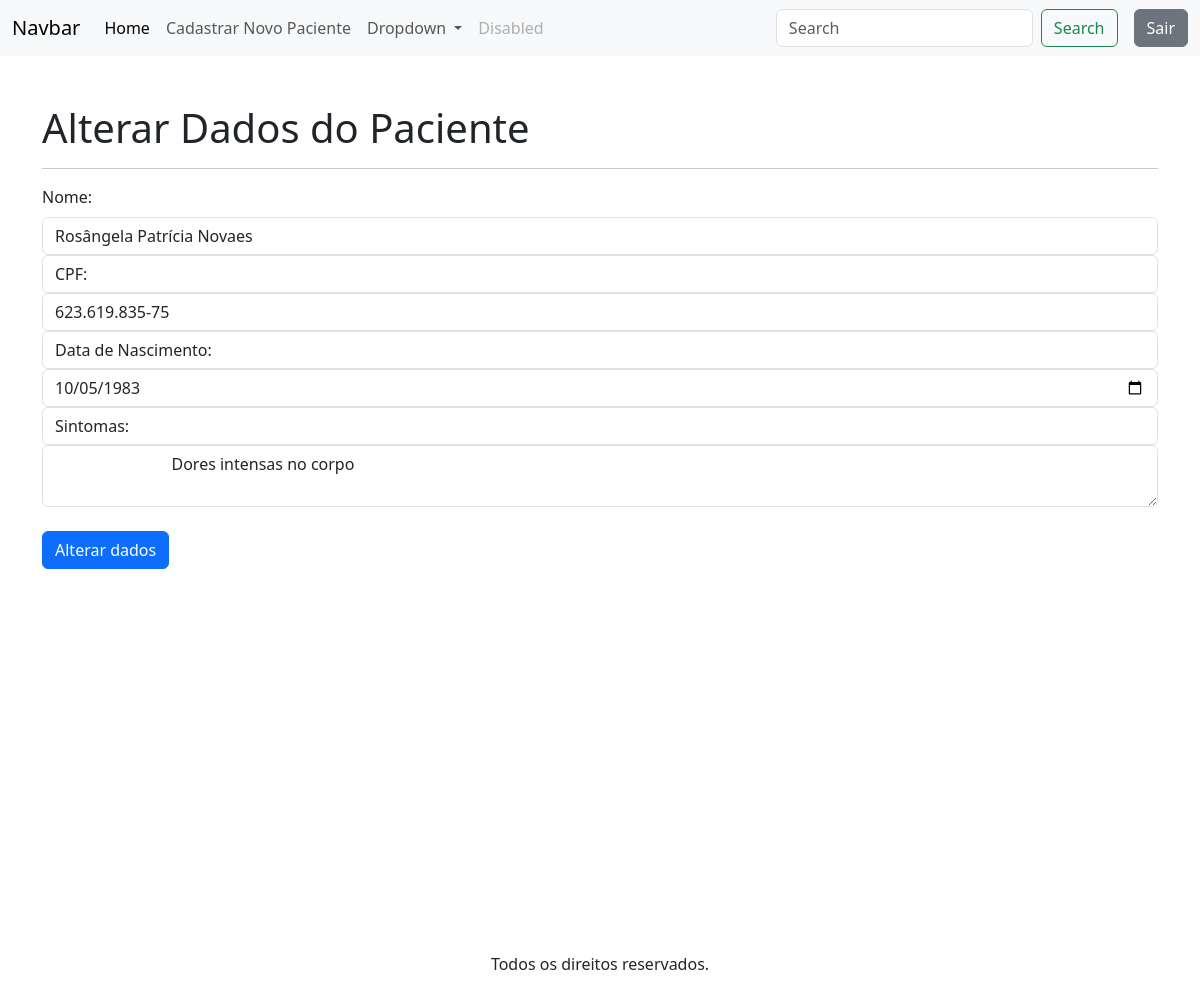
Page /alterarDados/2/ (signed in) on the committed database.
### apps/triagem/models.py (models this page shows, shortened)
class Paciente(models.Model):
    codigo_paciente = models.AutoField(primary_key=True)
    nome = models.CharField(null=False, blank=False)
    cpf = models.CharField(max_length=14, unique=True, null=False, blank=False)
    data_nascimento = models.DateField(null=False, blank=False)
    sintomas = models.TextField(max_length=200, null=False, blank=False)

### apps/triagem/views.py (the view, shortened to what this page needs)
# urls.py: path('alterarDados/<int:codigo_paciente>/', views.alterar_dados, name='alterar_dados'),
@login_required
def alterar_dados(request, codigo_paciente):
    paciente = Paciente.objects.get(codigo_paciente=codigo_paciente)
    return render(request,'alterar_dados.html', {'paciente':paciente})

### apps/triagem/templates/alterar_dados.html (shortened to what this page needs)
{% extends 'base-triagem.html' %}
{% block content %}
    <div class="container vh-100">
        <h1 class="mt-5">
            Alterar Dados do Paciente
        </h1>
        <hr>
        <form action="{% url 'alterar_dados' paciente.codigo_paciente %}" method="POST">
            <div class="col-12">
                        <label for="nome" class="form-label">
                            Nome:
                        </label>
                        <input type="text" class="form-control" name="nome" value="{{ paciente.nome }}" required>
                    </div>
                    <div class="col-12">
                        <label for="cpf" class="form-control" name="cpf">
                            CPF:
                        </label>
                         <input type="cpf" class="form-control" name="cpf" value="{{ paciente.cpf }}" required>
                    </div>
                    <div class="col-12">
                        <label for="data_nascimento" class="form-control">
                            Data de Nascimento:
                        </label>
                         <input type="date" class="form-control" name="data_nascimento" value="{{ paciente.data_nascimento|date:'Y-m-d' }}" required>
                    </div>
                     <div class="col-12">
                        <label for="sintomas" class="form-control" name="sintomas">
                            Sintomas:
                        </label>
                         <textarea type="text" class="form-control" name="sintomas" required>
                            {{paciente.sintomas}}
                        </textarea>
                    </div>
                    <div class="mt-4">
                <button type="submit" class="btn btn-primary">Alterar dados</button>
            </div>
        </form>
    </div>
{% endblock %}

### rows in the picture
Paciente: nome "Rosângela Patrícia Novaes", cpf "623.619.835-75", data_nascimento "10/05/1983", sintomas "Dores intensas no corpo"
